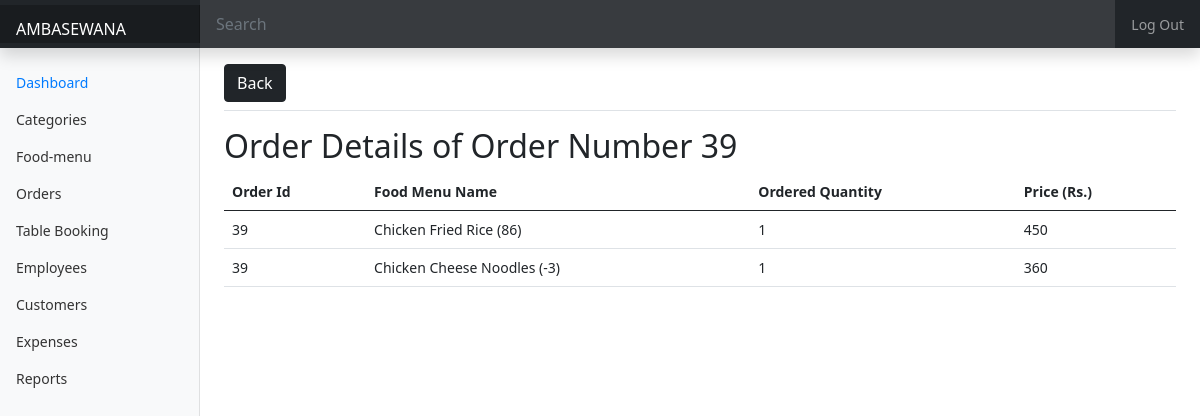
Screenshot of /admin/dashboard/orderdetails.php?id=39 (signed in) with the database file from the repository.
### tables this page shows
CREATE TABLE `orderdetails` (
  `orderdetails_id` int(11) NOT NULL,
  `order_id` int(11) NOT NULL,
  `food_id` int(11) NOT NULL,
  `order_quantity` int(11) NOT NULL,
  `order_date` timestamp NOT NULL DEFAULT current_timestamp() ON UPDATE current_timestamp(),
  `order_price` int(11) NOT NULL
);

CREATE TABLE `foodmenu` (
  `food_id` int(11) NOT NULL,
  `food_name` varchar(128) NOT NULL,
  `category_name` varchar(128) NOT NULL,
  `food_discount` int(32) NOT NULL,
  `food_price` int(32) NOT NULL,
  `food_image` mediumblob NOT NULL,
  `food_portion` varchar(128) NOT NULL,
  `food_sales` int(11) NOT NULL,
  `food_date` timestamp NOT NULL DEFAULT current_timestamp(),
  `food_quantity` int(11) NOT NULL,
  `food_description` varchar(255) NOT NULL,
  `food_discountedprice` int(11) NOT NULL
);

### admin/dashboard/components/orderDetails.table.php (the view, shortened to what this page needs)
<?php
    require_once '../includes/functions.inc.php';
    $order_id = $_GET['id'];
    $sql ="SELECT *
    FROM orderdetails
    INNER JOIN foodmenu ON orderdetails.food_id  =foodmenu.food_id
    WHERE order_id= $order_id  ;";
    $sql_run = mysqli_query($conn, $sql);
    $title ="<h1 class='h2'>Order Details of Order Number $order_id</h1>";
    echo $title;
    while($row = mysqli_fetch_array($sql_run)){
    ?>
<tr>
    <td><?php echo $row['order_id'];?></td>
    <td><?php echo $row['food_name']." (".$row['food_quantity'].")"; ?></td>
    <td><?php echo $row['order_quantity']; ?></td>
    <td><?php echo $row['order_price']; ?></td>
</tr>
<?php
}
?>

### admin/dashboard/index.css (style rules this page uses)
body { font-size: 0.875rem; }

### rows the page displays
orderdetails: order "39", food.food_name "Chicken Fried Rice", food.food_quantity "86", order_quantity "1", order_price "450"
orderdetails: order "39", food.food_name "Chicken Cheese Noodles", food.food_quantity "-3", order_quantity "1", order_price "360"

### other values shown
$order_id "39"
